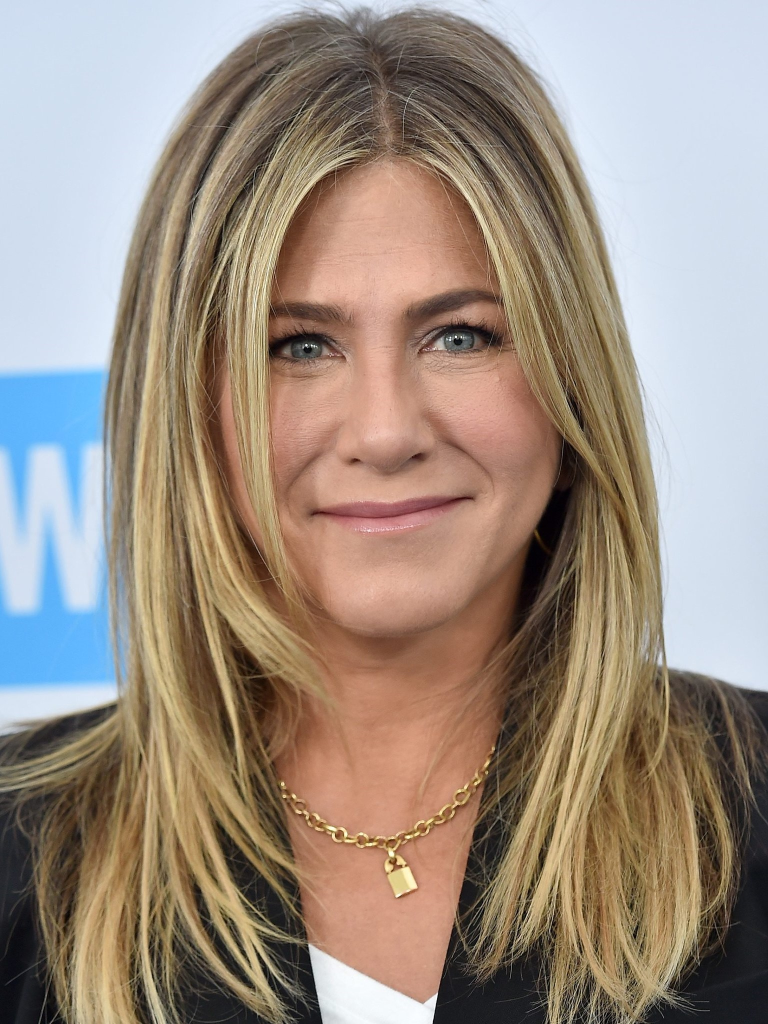
#> input picture src-mastering-opencv4/12. face/face_images/img3.jpg, 1536 x 2048 px (shown at 1/2 size)
$ python '4. face recognition.py'
#> lines starting #> are read from the running program, lines starting #| are printed output that depends on the picture
### src-mastering-opencv4/12. face/stackimages.py
import cv2
import numpy as np

def ManyImgs(scale, imgarray):
    rows = len(imgarray)         # Length of tuple or list
    cols = len(imgarray[0])      # If imgarray is a list, return the number of channels of the first image in the list, if it is a tuple, return the length of the first list contained in the tuple
    # print("rows=", rows, "cols=", cols)

    # Determine whether the type of imgarray[0] is list
    # Is list, indicating that imgarray is a tuple and needs to be displayed vertically
    rowsAvailable = isinstance(imgarray[0], list)

    # The width and height of the first picture
    width = imgarray[0][0].shape[1]
    height = imgarray[0][0].shape[0]
    # print("width=", width, "height=", height)

    # If the incoming is a tuple
    if rowsAvailable:
        for x in range(0, rows):
            for y in range(0, cols):
                # Traverse the tuple, if it is the first image, do not transform
                if imgarray[x][y].shape[:2] == imgarray[0][0].shape[:2]:
                    imgarray[x][y] = cv2.resize(imgarray[x][y], (0, 0), None, scale, scale)
                # Transform other matrices to the same size as the first image, and the zoom ratio is scale
                else:
                    imgarray[x][y] = cv2.resize(imgarray[x][y], (imgarray[0][0].shape[1], imgarray[0][0].shape[0]), None, scale, scale)
                # If the image is grayscale, convert it to color display
                if  len(imgarray[x][y].shape) == 2:
                    imgarray[x][y] = cv2.cvtColor(imgarray[x][y], cv2.COLOR_GRAY2BGR)

        # Create a blank canvas, the same size as the first picture
        imgBlank = np.zeros((height, width, 3), np.uint8)
        hor = [imgBlank] * rows   # The same size as the first picture, and the same number of horizontal blank images as the tuple contains the list
        for x in range(0, rows):
            # Arrange the xth list in the tuple horizontally
            hor[x] = np.hstack(imgarray[x])
        ver = np.vstack(hor)   # Concatenate different lists vertically
    # If the incoming is a list
    else:
        # Transformation operation, same as before
        for x in range(0, rows):
            if imgarray[x].shape[:2] == imgarray[0].shape[:2]:
                imgarray[x] = cv2.resize(imgarray[x], (0, 0), None, scale, scale)
            else:
                imgarray[x] = cv2.resize(imgarray[x], (imgarray[0].shape[1], imgarray[0].shape[0]), None, scale, scale)
            if len(imgarray[x].shape) == 2:
                imgarray[x] = cv2.cvtColor(imgarray[x], cv2.COLOR_GRAY2BGR)
        # Arrange the list horizontally
        hor = np.hstack(imgarray)
        ver = hor
    return ver

### src-mastering-opencv4/12. face/4. face recognition.py
import cv2
import numpy as np
import matplotlib.pyplot as plt
import stackimages

# train_img_files = ['model/jared_1.jpg','model/jared_2.jpg','model/obama.jpg']
# test_img_files = ['model/jared_4.jpg','model/jared_3.jpg']
train_img_files = ['face_images/img3.jpg','face_images/img8.jpg','face_images/img44.jpg','face_images/img1.jpg']
test_img_files = ['face_images/img7.jpg','face_images/img9.jpg','face_images/img46.jpg','face_images/img54.jpg']

cas = cv2.CascadeClassifier('model/haarcascade_frontalface_alt2.xml')
model = cv2.face.LBPHFaceRecognizer_create()

def detect_face(path):
#> called with path = 'face_images/img3.jpg'
    img = cv2.imread(path)
#> img is the input picture: shape (2048, 1536, 3); mean B, G, R 129.1, 141.5, 155.9
    # gray = cv2.cvtColor(img, code=cv2.COLOR_BGR2GRAY)
    faces_bbox = cas.detectMultiScale(img, 1.3, 5)
#> faces_bbox = [[398, 395, 756, 756]]
    x, y, w, h = faces_bbox[0]
#> x = 398; y = 395; w = 756; h = 756
    face = img[y:y + h, x:x + w]
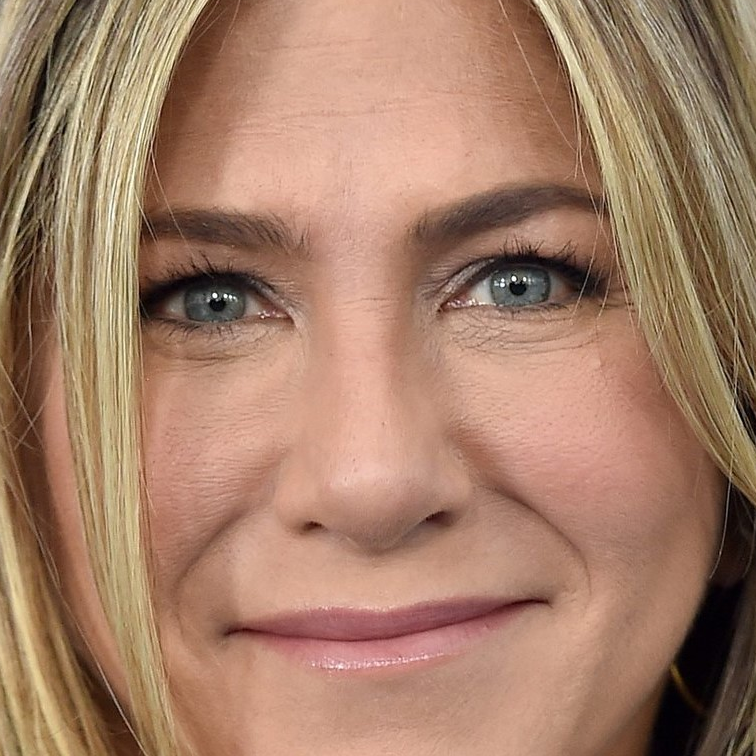
#> face: shape (756, 756, 3); mean B, G, R 103.7, 126.5, 164.5
    face = cv2.resize(face, dsize=(224,224))
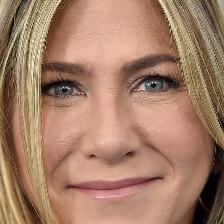
#> face: shape (224, 224, 3); mean B, G, R 103.6, 126.4, 164.4
    return cv2.cvtColor(face, code=cv2.COLOR_BGR2GRAY)
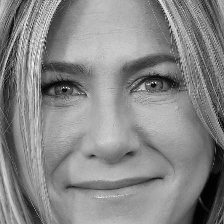
#> returned value: shape (224, 224); min 1, max 251, mean 135.1


faces = []
for f in train_img_files:
    face = detect_face(f)
    # cv2.imshow('train' + f, face)
    faces.append(face)
#> pass 2 of the loop `for f in train_img_files:`:
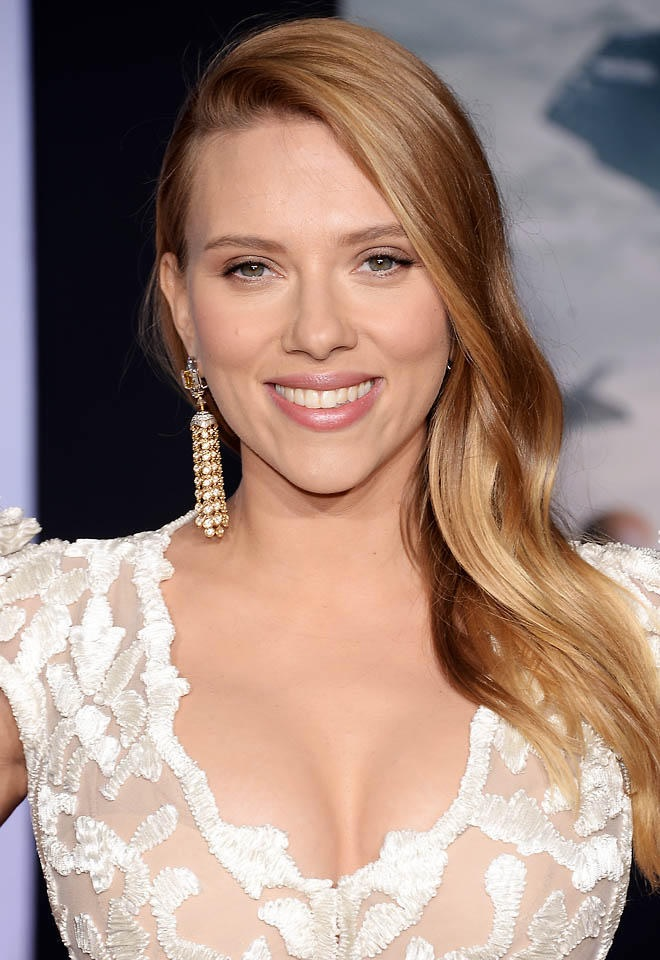
#> input picture src-mastering-opencv4/12. face/face_images/img8.jpg, 660 x 960 px
#> in detect_face, img is the input picture: shape (960, 660, 3); mean B, G, R 125.5, 136.1, 161.9
#> faces_bbox = [[152, 145, 315, 315]]
#> x = 152; y = 145; w = 315
#> in detect_face (call 2), `face = img[y:y + h, x:x + w]`:
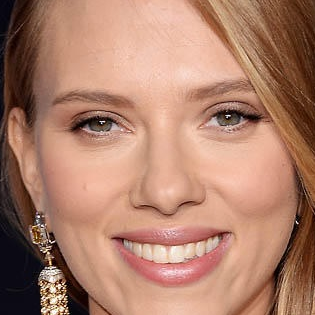
#> face: shape (315, 315, 3); mean B, G, R 107.2, 127.6, 173.8
#> in detect_face (call 2), `return cv2.cvtColor(face, code=cv2.COLOR_BGR2GRAY)`:
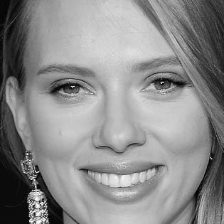
#> returned value: shape (224, 224); min 2, max 253, mean 139
#> pass 3 of the loop `for f in train_img_files:`:
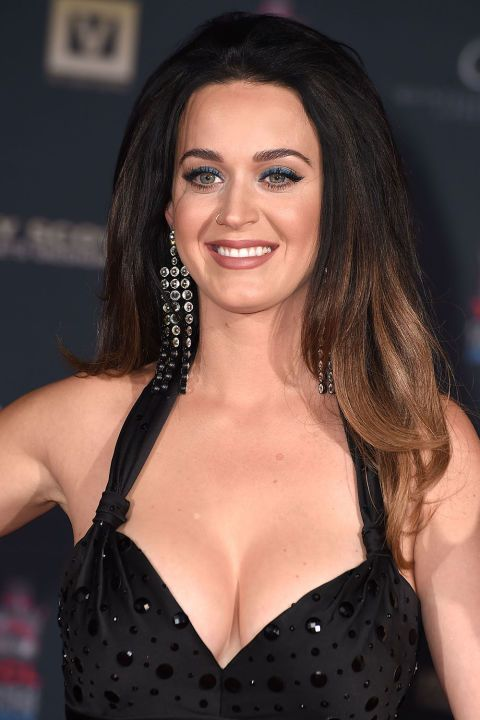
#> input picture src-mastering-opencv4/12. face/face_images/img44.jpg, 480 x 720 px
#> in detect_face, img is the input picture: shape (720, 480, 3); mean B, G, R 73.2, 80.1, 105
#> faces_bbox = [[143, 101, 192, 192]]
#> x = 143; y = 101; w = 192
#> in detect_face (call 3), `face = img[y:y + h, x:x + w]`:
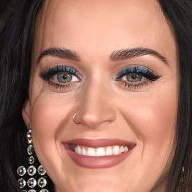
#> face: shape (192, 192, 3); mean B, G, R 99.9, 114.5, 158.3
#> in detect_face (call 3), `return cv2.cvtColor(face, code=cv2.COLOR_BGR2GRAY)`:
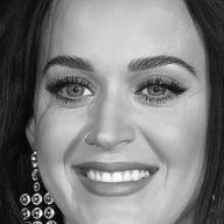
#> returned value: shape (224, 224); min 3, max 254, mean 125.8
#> the loop made 4 passes; the first 3 are shown

cv2.imshow('out', stackimages.ManyImgs(scale=1,imgarray=[faces.copy()]))
#> in ManyImgs, `ver = np.vstack(hor)`:
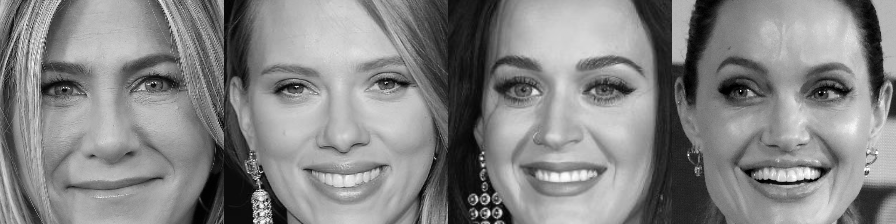
#> ver: shape (224, 896, 3); min 0, max 255, mean 132.6
# print(faces)
print([f.shape for f in faces])
# [7 lines of commented-out code are left out]
model.train(faces,np.array([0,1,2,3]))
model.save("model.yml")
model.read("model.yml")

# PREDICT
for f in test_img_files:
    face = detect_face(f)
#> (the run stopped early here; a loop or call above may not have finished)
